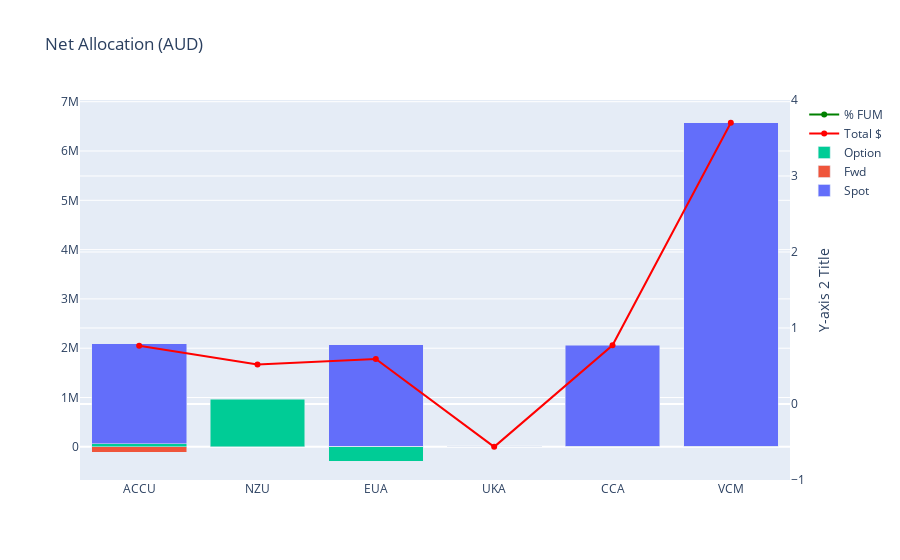

The notebook cell this image was saved under:
### Code cell
# Make a bar chart of the current allocation for each mkt at the current price
eua_allocation = Position_Reporting(positions, 'EUA', current_date).current_values()
nzu_allocation = Position_Reporting(positions, 'NZU', current_date).current_values()
accu_allocation = Position_Reporting(positions, 'ACCU', current_date).current_values()
uka_allocation = Position_Reporting(positions, 'UKA', current_date).current_values()
cca_allocation = Position_Reporting(positions, 'CCA', current_date).current_values()
vcm_allocation = Position_Reporting(positions, 'VCM', current_date).current_values()

allocation_frame = pd.DataFrame()
#allocation_frame['Type'] = ['Spot','Fwd','Option']
allocation_frame['ACCU'] = accu_allocation
allocation_frame['NZU'] = nzu_allocation
allocation_frame['EUA'] = eua_allocation
allocation_frame['UKA'] = uka_allocation
allocation_frame['CCA'] = cca_allocation
allocation_frame['VCM'] = vcm_allocation

allocation_frame = allocation_frame.append(allocation_frame.sum(), ignore_index=True)
allocation_frame['Type'] = ['Spot','Fwd','Option','Total']
allocation_frame = allocation_frame.set_index('Type')

allocation_frame = allocation_frame.T

mkt_allocation = list(allocation_frame.Total)
mkt_allocation = [round(i/FUM,2) for i in mkt_allocation]

fig = go.Figure()
for i in list(allocation_frame)[:-1]:
    fig.add_trace(go.Bar(x=allocation_frame.index, y=allocation_frame[i], name=i, base=0))
fig.add_trace(go.Scatter(x=allocation_frame.index, y=allocation_frame.Total, name='Total $', line=dict(color='red')))

fig.add_trace(go.Scatter(x=allocation_frame.index, y=mkt_allocation, name='% FUM', line=dict(color='green'), yaxis='y2'))

# Add the second y-axis
fig.update_layout(
    yaxis2=dict(
        title='Y-axis 2 Title',
        overlaying='y',
        side='right'
    )
)

fig.update_layout(barmode='stack', title='Net Allocation (AUD)')
fig.show()

### Figure 1 — Plotly figure (JSON) as saved in the notebook; plotly's stock layout.template omitted (floating-point values rounded to 4 significant figures)
{"data": [{"base": 0, "name": "Spot", "type": "bar", "x": ["ACCU", "NZU", "EUA", "UKA", "CCA", "VCM"], "y": [2094687, 710079, 2067790, 0, 2060548, 6572828]}, {"base": 0, "name": "Fwd", "type": "bar", "x": ["ACCU", "NZU", "EUA", "UKA", "CCA", "VCM"], "y": [-105125, 0, 0, 0, 0, 0]}, {"base": 0, "name": "Option", "type": "bar", "x": ["ACCU", "NZU", "EUA", "UKA", "CCA", "VCM"], "y": [59463, 960619, -286873, 0, 0, 0]}, {"line": {"color": "red"}, "name": "Total $", "type": "scatter", "x": ["ACCU", "NZU", "EUA", "UKA", "CCA", "VCM"], "y": [2049025, 1670698, 1780917, 0, 2060548, 6572828]}, {"line": {"color": "green"}, "name": "% FUM", "type": "scatter", "x": ["ACCU", "NZU", "EUA", "UKA", "CCA", "VCM"], "y": [null, null, null, null, null, null], "yaxis": "y2"}], "layout": {"barmode": "stack", "title": {"text": "Net Allocation (AUD)"}, "yaxis2": {"overlaying": "y", "side": "right", "title": {"text": "Y-axis 2 Title"}}}}
